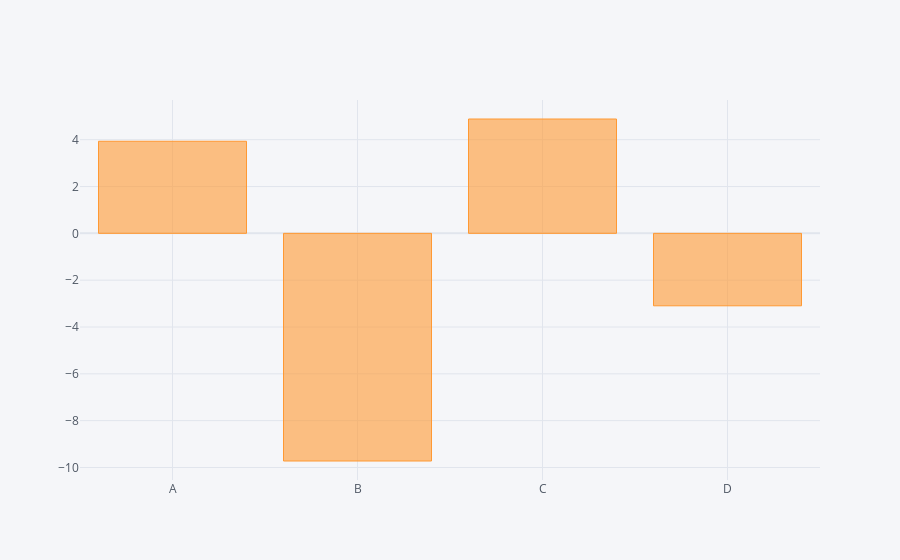

Here is the notebook cell this chart was saved with:
### Markdown cell above
### Bar plot

### Code cell
df1.sum().iplot(kind='bar')

### Figure 1 — Plotly figure (JSON) as saved in the notebook; plotly's stock layout.template omitted (floating-point values rounded to 4 significant figures)
{"data": [{"marker": {"color": "rgba(255, 153, 51, 0.6)", "line": {"color": "rgba(255, 153, 51, 1.0)", "width": 1}}, "name": "None", "orientation": "v", "text": "", "type": "bar", "x": ["A", "B", "C", "D"], "y": [3.933, -9.722, 4.884, -3.094]}], "layout": {"legend": {"bgcolor": "#F5F6F9", "font": {"color": "#4D5663"}}, "paper_bgcolor": "#F5F6F9", "plot_bgcolor": "#F5F6F9", "title": {"font": {"color": "#4D5663"}}, "xaxis": {"gridcolor": "#E1E5ED", "showgrid": true, "tickfont": {"color": "#4D5663"}, "title": {"font": {"color": "#4D5663"}, "text": ""}, "zerolinecolor": "#E1E5ED"}, "yaxis": {"gridcolor": "#E1E5ED", "showgrid": true, "tickfont": {"color": "#4D5663"}, "title": {"font": {"color": "#4D5663"}, "text": ""}, "zerolinecolor": "#E1E5ED"}}}
